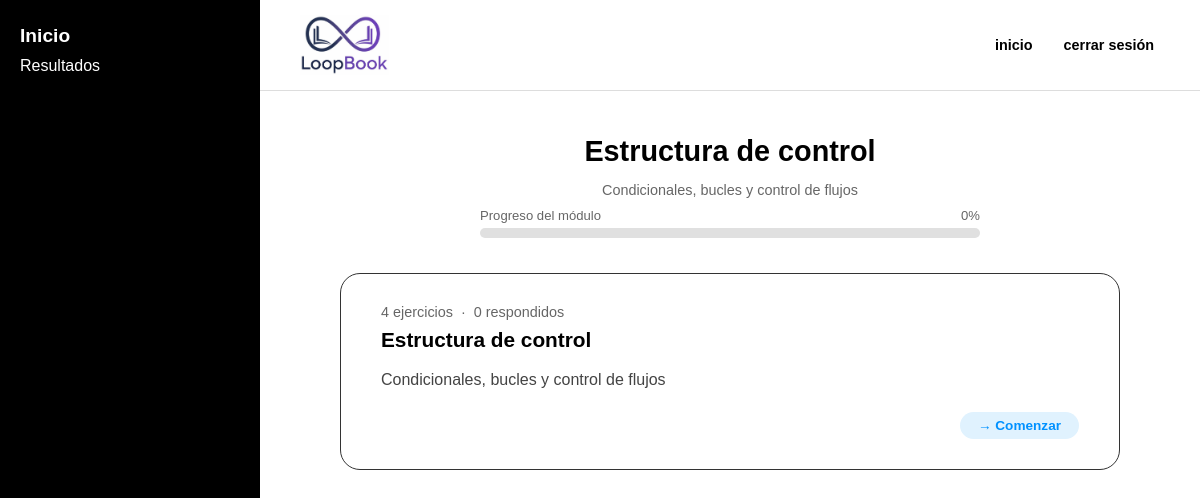
The page /Backend/Temas.php?modulo=4 (signed in) on the database its author committed.
### tables this page shows
CREATE TABLE `modulos` (
  `id_modulo` int(11) NOT NULL,
  `id_curso` int(11) NOT NULL,
  `nombre` varchar(150) NOT NULL,
  `descripcion` text DEFAULT NULL,
  `orden` int(11) NOT NULL
);

### Backend/Temas.php (the view, shortened to what this page needs)
<?php
require_once __DIR__ . "/conexion.php";
$id_usuario    = $_SESSION["id_usuario"];
$id_modulo_sel = isset($_GET["modulo"]) ? (int)$_GET["modulo"] : 0;
$stmtMod = $pdo->prepare("
    SELECT m.id_modulo, m.nombre, m.descripcion, c.nombre AS nombre_curso
    FROM modulos m
    JOIN curso c ON m.id_curso = c.id_curso
    WHERE m.id_modulo = ?
");
$stmtMod->execute([$id_modulo_sel]);
$modulo = $stmtMod->fetch(PDO::FETCH_ASSOC);
$stmtEj = $pdo->prepare("SELECT DISTINCT id_ejercicio FROM ejercicios WHERE id_modulo = ?");
$stmtEj->execute([$id_modulo_sel]);
$ejercicios = $stmtEj->fetchAll(PDO::FETCH_COLUMN);
$total_ej = count($ejercicios);
$total_comp = 0;
if ($total_ej > 0) {
    $ph = implode(",", array_fill(0, $total_ej, "?"));
    $stmtComp = $pdo->prepare("
        SELECT COUNT(DISTINCT id_ejercicio) FROM respuesta_abierta
        WHERE id_usuario = ? AND id_ejercicio IN ($ph)
    ");
    $stmtComp->execute(array_merge([$id_usuario], $ejercicios));
    $total_comp = (int) $stmtComp->fetchColumn();
}
$total_comp = min($total_comp, $total_ej);
$pct_modulo = $total_ej > 0 ? round(($total_comp / $total_ej) * 100) : 0;
?>
<!DOCTYPE html>
<html lang="es">
<head>
</head>
<body>
<aside class="sidebar">
    <h2 onclick="window.location.href='Cursos.php'">Inicio</h2>
    <p onclick="window.location.href='Cursos.php'">Resultados</p>
</aside>
<main class="main-content">
    <header class="header">
        <div class="logo"><img src="loopbook_logo.png" alt="LoopBook"></div>
        <nav class="top-nav">
            <span onclick="window.location.href='Cursos.php'">inicio</span>
            <form method="POST" action="cerrarSesion.php" style="margin:0;">
                <button type="submit" class="btn-cerrar">cerrar sesión</button>
            </form>
        </nav>
    </header>
    <section class="lessons-container">
        <h1 class="section-title"><?= htmlspecialchars($modulo["nombre"]) ?></h1>
        <p class="section-sub"><?= htmlspecialchars($modulo["descripcion"]) ?></p>
        <div class="modulo-progreso">
            <div class="prog-info">
                <span>Progreso del módulo</span>
                <span id="pct-label">0%</span>
            </div>
            <div class="prog-bar">
            </div>
        </div>
        <?php if ($total_ej === 0): ?>
            <p style="color:#999; font-style:italic;">No hay ejercicios disponibles para este módulo aún.</p>
        <?php else: ?>
            <a class="lesson-card <?= $pct_modulo >= 100 ? 'completada' : '' ?>"
               href="actividades.php?modulo=<?= $id_modulo_sel ?>">
                <div class="lesson-number">
                    <?= $total_ej ?> ejercicio<?= $total_ej !== 1 ? 's' : '' ?> &nbsp;·&nbsp;
                    <?= $total_comp ?> respondido<?= $total_comp !== 1 ? 's' : '' ?>
                </div>
                <h2 class="lesson-title"><?= htmlspecialchars($modulo["nombre"]) ?></h2>
                <p class="lesson-text"><?= htmlspecialchars($modulo["descripcion"]) ?></p>
                <div class="card-footer">
                    <?php if ($pct_modulo >= 100): ?>
                        <span class="estado-lec hecha">✔ Completado</span>
                    <?php elseif ($pct_modulo > 0): ?>
                        <span class="estado-lec progreso">▶ Continuar</span>
                    <?php else: ?>
                        <span class="estado-lec nueva">→ Comenzar</span>
                    <?php endif; ?>
                </div>
            </a>
        <?php endif; ?>
    </section>
</main>
</body>
</html>

### Backend/Temas.php (style rules this page uses)
:root { --sidebar-width: 220px; }
body { margin: 0; font-family: Arial, sans-serif; display: flex; height: 100vh; }
.sidebar { width: var(--sidebar-width); background-color: black; color: white; padding: 25px 20px; flex-shrink: 0; }
.sidebar h2 { margin: 0 0 10px 0; font-size: 1.2rem; cursor: pointer; }
.sidebar p { margin: 5px 0; font-size: 1rem; cursor: pointer; }
.main-content { flex-grow: 1; display: flex; flex-direction: column; overflow-y: auto; }
.header { display: flex; justify-content: space-between; align-items: center; padding: 15px 40px; border-bottom: 1px solid #ddd; }
.logo img { height: 60px; display: block; }
.top-nav { display: flex; gap: 25px; align-items: center; }
.top-nav span { font-weight: bold; font-size: 0.9rem; cursor: pointer; }
.lessons-container { padding: 20px 60px; max-width: 900px; margin: 0 auto; width: 100%; box-sizing: border-box; text-align: center; }
.section-title { font-size: 1.8rem; margin-bottom: 10px; }
.section-sub { color: #666; font-size: 0.9rem; margin-bottom: 10px; }
.modulo-progreso { margin: 0 auto 35px auto; max-width: 500px; }
.prog-info { display: flex; justify-content: space-between; font-size: 0.82rem; color: #666; margin-bottom: 5px; }
.prog-bar { background: #e0e0e0; height: 10px; border-radius: 5px; overflow: hidden; }
.lesson-card { border: 1.5px solid #333; border-radius: 20px; padding: 30px 40px; margin-bottom: 30px; text-align: left; cursor: pointer; text-decoration: none; color: inherit; display: block; transition: box-shadow 0.2s, border-color 0.2s; }
.lesson-number { font-size: 0.9rem; color: #666; margin-bottom: 8px; }
.lesson-title { font-size: 1.3rem; font-weight: bold; margin: 0 0 12px 0; }
.lesson-text { font-size: 1rem; line-height: 1.5; color: #444; margin-bottom: 20px; }
.card-footer { display: flex; justify-content: flex-end; align-items: center; }
.estado-lec { font-size: 0.85rem; font-weight: bold; padding: 6px 18px; border-radius: 20px; }
.estado-lec.nueva { background: #e0f2fe; color: #0091ff; }
.btn-cerrar { background: none; border: none; cursor: pointer; font-weight: bold; font-size: 0.9rem; }

### rows shown on the page
modulos: nombre "Estructura de control", descripcion "Condicionales, bucles y control de flujos"

### other values the page prints
$total_ej "4"
$total_comp "0"
